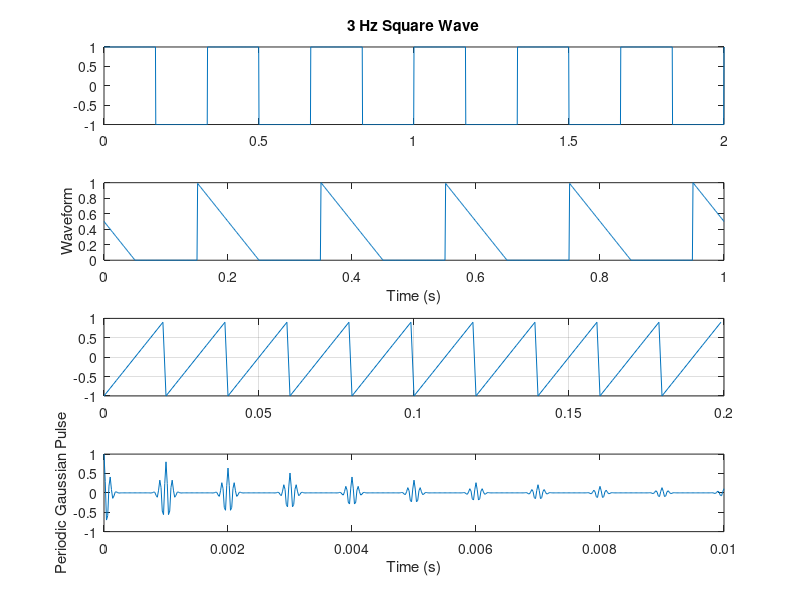

Write the MATLAB code that produced this figure.
% Notes:
% - Understanding different periodic waveforms is essential for various applications in signal processing.
% - MATLAB provides functions like 'square' and 'sawtooth' to generate these waveforms.

% Plot 1: Square Wave
subplot(4, 1, 1);
t = 0:0.001:2; % Time vector from 0 to 2 seconds with 1 ms steps
ysquare = square(2 * pi * 3 * t); % 3 Hz square wave
plot(t, ysquare);
title('3 Hz Square Wave');

% Plot 2: Triangular Pulse
subplot(4, 1, 2);
t = 0:1/1e3:1; % Time vector from 0 to 1 second with 1 kHz sampling frequency
d = 0:1/5:1; % 3 Hz repetition frequency
y = pulstran(t, d, 'tripuls', 0.1, -1); % Generate triangular pulses
plot(t, y);
xlabel('Time (s)');
ylabel('Waveform');

% Plot 3: Sawtooth Wave
subplot(4, 1, 3);
T = 10 * (1/50); % Duration corresponding to 10 periods of 50 Hz
Fs = 1000; % Sampling frequency 1000 Hz
dt = 1/Fs; % Time step
t = 0:dt:T-dt; % Time vector
x = sawtooth(2 * pi * 50 * t); % 50 Hz sawtooth wave
plot(t, x);
grid on;

% Plot 4: Gaussian Pulse Train
subplot(4, 1, 4);
t = 0:1/50e3:10e-3; % Time vector from 0 to 10 ms with 50 kHz sampling frequency
d = [0:1/1e3:10e-3; 0.8.^ (0:10)]'; % Gaussian pulse delays and amplitudes
y = pulstran(t, d, 'gauspuls', 10e3, 0.5); % Generate periodic Gaussian pulses
plot(t, y);
xlabel('Time (s)');
ylabel('Periodic Gaussian Pulse');
